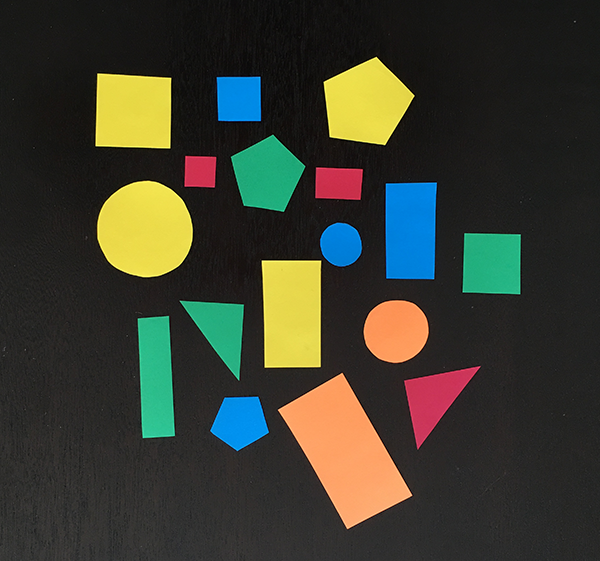
#> input picture shapesPhoto.png, 600 x 561 px
$ python Shape_detect.py   (older library calls are emulated)
#> lines starting #> are read from the running program, lines starting #| are printed output that depends on the picture; after the words box and inside, x2 and y2 are one past the last pixel; in counts of white or black regions, pixels touching at a corner belong together
### colorLabeler.py
# import the necessary packages
from scipy.spatial import distance as dist
from collections import OrderedDict
import numpy as np
import cv2


class ColorLabeler:
    def __init__(self):
        # initialize the colors dictionary, containing the color
        # name as the key and the RGB tuple as the value
        colors = OrderedDict({
            "red": (255, 0, 0),
            "green": (0, 255, 0),
            "blue": (0, 0, 255)})

        # allocate memory for the L*a*b* image, then initialize
        # the color names list
        self.lab = np.zeros((len(colors), 1, 3), dtype="uint8")
        self.colorNames = []

        # loop over the colors dictionary
        for (i, (name, rgb)) in enumerate(colors.items()):
            # update the L*a*b* array and the color names list
            self.lab[i] = rgb
            self.colorNames.append(name)

        # convert the L*a*b* array from the RGB color space
        # to L*a*b*
        self.lab = cv2.cvtColor(self.lab, cv2.COLOR_RGB2LAB)

    def label(self, image, c):
        # construct a mask for the contour, then compute the
        # average L*a*b* value for the masked region
        mask = np.zeros(image.shape[:2], dtype="uint8")
        cv2.drawContours(mask, [c], -1, 255, -1)
        mask = cv2.erode(mask, None, iterations=2)
        mean = cv2.mean(image, mask=mask)[:3]

        # initialize the minimum distance found thus far
        minDist = (np.inf, None)

        # loop over the known L*a*b* color values
        for (i, row) in enumerate(self.lab):
            # compute the distance between the current L*a*b*
            # color value and the mean of the image
            d = dist.euclidean(row[0], mean)

            # if the distance is smaller than the current distance,
            # then update the bookkeeping variable
            if d < minDist[0]:
                minDist = (d, i)

        # return the name of the color with the smallest distance
        return self.colorNames[minDist[1]]

### shapeDetector.py
# import the necessary packages
import cv2


class ShapeDetector:
    def __init__(self):
        pass

    def detect(self, c):
        # initialize the shape name and approximate the contour
        shape = "unidentified"
        peri = cv2.arcLength(c, True)
        approx = cv2.approxPolyDP(c, 0.04 * peri, True)
        # if the shape is a triangle, it will have 3 vertices
        if len(approx) == 3:
            shape = "triangle"

        # if the shape has 4 vertices, it is either a square or
        # a rectangle
        elif len(approx) == 4:
            # compute the bounding box of the contour and use the
            # bounding box to compute the aspect ratio
            (x, y, w, h) = cv2.boundingRect(approx)
            ar = w / float(h)

            # a square will have an aspect ratio that is approximately
            # equal to one, otherwise, the shape is a rectangle
            shape = "square" if ar >= 0.95 and ar <= 1.05 else "rectangle"

        # if the shape is a pentagon, it will have 5 vertices
        elif len(approx) == 5:
            shape = "pentagon"

        # otherwise, we assume the shape is a circle
        else:
            shape = "circle"

        # return the name of the shape
        return shape

### Shape_detect.py
import cv2
import numpy as np
import imutils
from shapeDetector import ShapeDetector
from colorLabeler import ColorLabeler


image = cv2.imread('shapesPhoto.png')
#> image is the input picture: shape (561, 600, 3); mean B, G, R 47.5, 60.1, 58.4
resized = imutils.resize(image, width=300)
ratio = image.shape[0] / float(resized.shape[0])
#> ratio = 2

# blur the resized image slightly, then convert it to both
# grayscale and the L*a*b* color spaces
blurred = cv2.GaussianBlur(resized, (5, 5), 0)
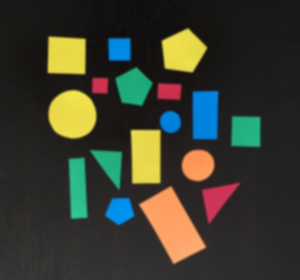
#> blurred: shape (280, 300, 3); mean B, G, R 47.5, 60.1, 58.4
gray = cv2.cvtColor(blurred, cv2.COLOR_BGR2GRAY)
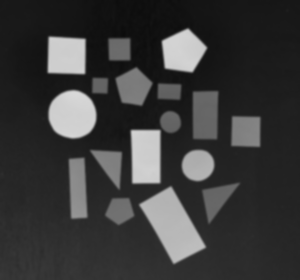
#> gray: shape (280, 300); min 12, max 216, mean 58.1
lab = cv2.cvtColor(blurred, cv2.COLOR_BGR2LAB)
#> lab: shape (280, 300, 3); mean of channels 0, 1, 2 61.7, 127.6, 135.1
thresh = cv2.threshold(gray, 60, 255, cv2.THRESH_BINARY)[1]
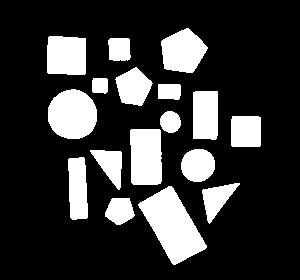
#> thresh: shape (280, 300); 21.4% white; 17 white regions

# find contours in the thresholded image
cnts = cv2.findContours(thresh.copy(), cv2.RETR_EXTERNAL,
                        cv2.CHAIN_APPROX_SIMPLE)
#> cnts = 17 contours; largest, box (x1, y1, x2, y2) and area: (138, 186, 207, 265) 2700, (48, 89, 97, 139) 1883, (130, 129, 162, 185) 1630, (161, 28, 208, 73) 1426, (47, 36, 86, 75) 1384
cnts = cnts[0] if imutils.is_cv2() else cnts[1]

# initialize the shape detector and color labeler
sh = ShapeDetector()
cl = ColorLabeler()
for c in cnts:
    # compute the center of the contour
    M = cv2.moments(c)
    cX = int((M["m10"] / M["m00"]) * ratio)
    cY = int((M["m01"] / M["m00"]) * ratio)

    # detect the shape of the contour and label the color
    shape = sh.detect(c)
    color = cl.label(lab, c)

    # multiply the contour (x, y)-coordinates by the resize ratio,
    # then draw the contours and the name of the shape and labeled
    # color on the image
    c = c.astype("float")
    c *= ratio
    c = c.astype("int")
    text = "{} {}".format(color, shape)
    cv2.drawContours(image, [c], -1, (0, 255, 0), 2)
    cv2.putText(image, text, (cX, cY),
                cv2.FONT_HERSHEY_SIMPLEX, 0.5, (255, 255, 255), 2)

    # show the output image
    cv2.imshow("Image", image)
    cv2.waitKey(0)
#> this loop made 17 passes
#> (cX, cY, shape, peri in detect, approx in detect, x in detect, y in detect, w in detect) on passes 2, 4, 7, 8, 10, 12, 13: (345, 450, 'rectangle', 230.5, [[168, 186], [138, 205], [175, 264], [206, 245]], 138, 186, 69), (155, 377, 'rectangle', 155, [[83, 157], [68, 159], [72, 219], [87, 217]], 68, 157, 20), (291, 313, 'rectangle', 169, [[131, 129], [131, 182], [160, 183], [160, 130]], 131, 129, 30), (491, 262, 'square', 115.7, [[232, 116], [231, 145], [259, 146], [260, 117]], 231, 116, 30), (410, 229, 'rectangle', 141.7, [[195, 91], [193, 138], [215, 139], [217, 91]], 193, 91, 25), (338, 182, 'rectangle', 71.66, [[158, 84], [158, 98], [179, 98], [179, 84]], 158, 84, 22), (199, 170, 'square', 56.49, [[93, 78], [92, 91], [105, 93], [107, 79]], 92, 78, 16)
#> (cX, cY, shape, peri in detect, mean in label, color, text) on passes 1, 6, 9, 11, 14, 17: (239, 421, 'pentagon', 93.01, (148.8, 129.6, 72.89), 'blue', 'blue pentagon'), (395, 330, 'circle', 108.9, (184, 160.8, 176.1), 'red', 'red circle'), (340, 243, 'circle', 68.53, (133.7, 133.2, 73.3), 'blue', 'blue circle'), (144, 228, 'circle', 162.4, (221.8, 117.4, 198), 'green', 'green circle'), (266, 173, 'pentagon', 122.5, (159.2, 80.66, 143.2), 'green', 'green pentagon'), (365, 102, 'pentagon', 149, (221.1, 116.7, 198.2), 'green', 'green pentagon')
#> pass 1, in label, `mask = cv2.erode(mask, None, iterations=2)`:
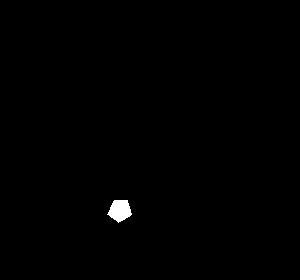
#> mask: shape (280, 300); 0.46% white; 1 white region, box (x1, y1, x2, y2) and area: (107, 200, 132, 223) 387
#> pass 1, `cv2.imshow("Image", image)`:
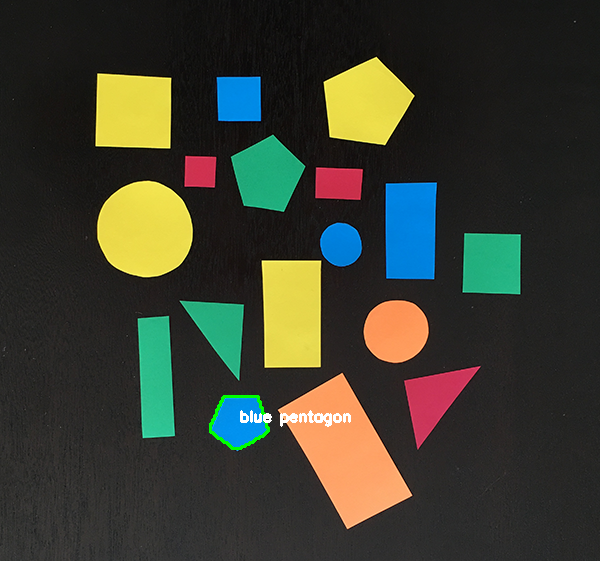
#> window 'Image': shape (561, 600, 3); mean B, G, R 47.6, 60.6, 58.5
#> pass 2, in label (call 2), `mask = cv2.erode(mask, None, iterations=2)`:
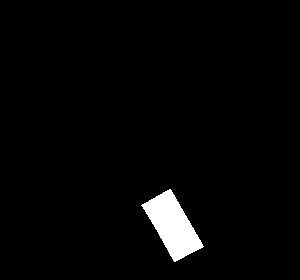
#> mask: shape (280, 300); 2.6% white; 1 white region, box (x1, y1, x2, y2) and area: (141, 189, 204, 262) 2223
#> after the loop:
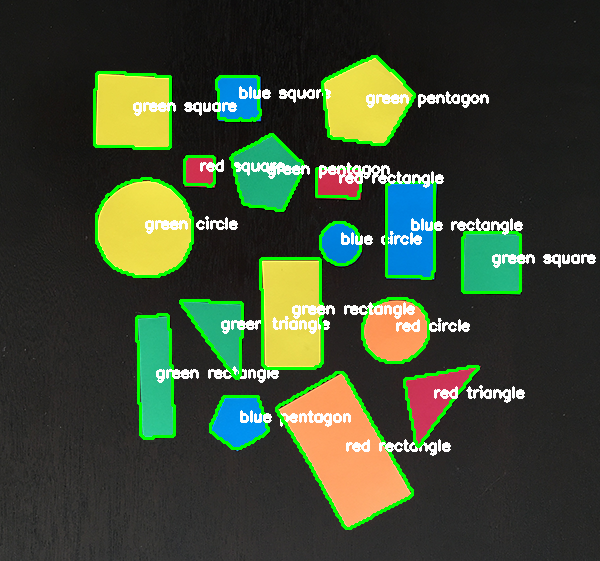
#> image: shape (561, 600, 3); 7.25% of pixels changed, all inside (x1, y1, x2, y2) = (93, 55, 596, 530)
